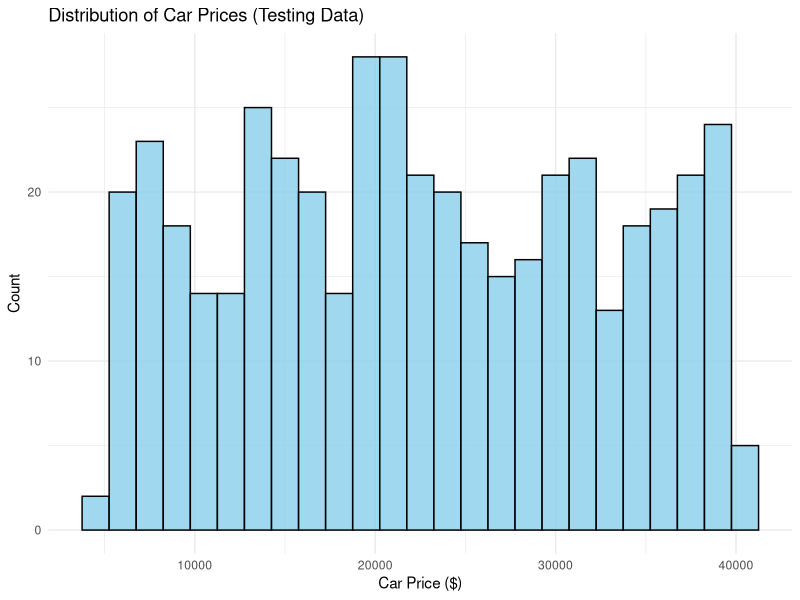
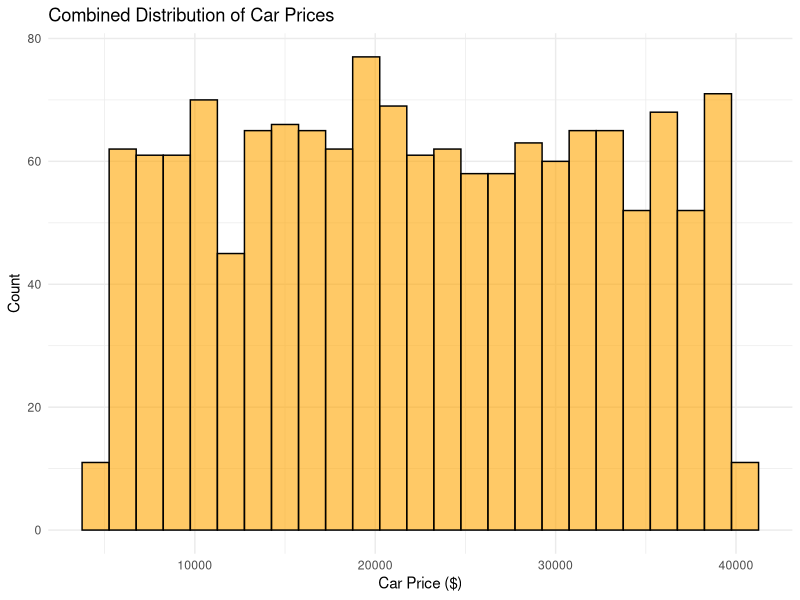
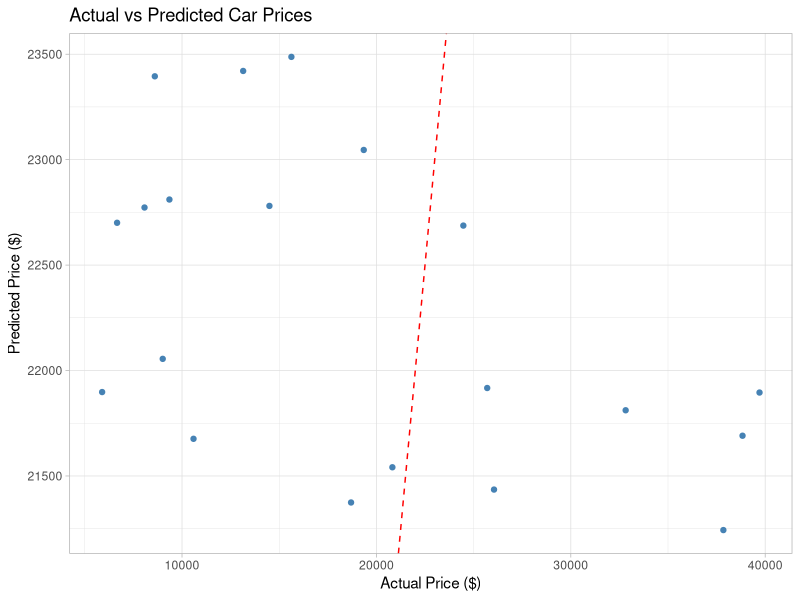

The R script that drew these images, in order:
# Load required libraries
library(ggplot2)
library(dplyr)
library(tidyr)

# Set working directory and load datasets
# setwd("dir")  # Adjust as needed
set.seed(123)

# Create a mock training dataset
training_data <- data.frame(
  Price = round(runif(1000, 5000, 40000)),
  Mileage = round(runif(1000, 5000, 200000)),
  Age = sample(1:15, 1000, replace = TRUE),
  EngineSize = round(runif(1000, 1.0, 5.0), 1),
  BrandValue = sample(1:5, 1000, replace = TRUE)
)

# Create a mock testing dataset
testing_data <- data.frame(
  Price = round(runif(460, 5000, 40000)),
  Mileage = round(runif(460, 5000, 200000)),
  Age = sample(1:15, 460, replace = TRUE),
  EngineSize = round(runif(460, 1.0, 5.0), 1),
  BrandValue = sample(1:5, 460, replace = TRUE)
)

# Check structure of the dataset
str(testing_data)

# Summary statistics for car price
price_stats <- testing_data %>%
  summarise(
    Minimum = min(Price, na.rm = TRUE),
    Maximum = max(Price, na.rm = TRUE),
    Mean = mean(Price, na.rm = TRUE),
    Median = median(Price, na.rm = TRUE),
    SD = sd(Price, na.rm = TRUE)
  )

print("Summary Statistics for Car Price (Testing Data):")
print(price_stats)

# Histogram for car price distribution
hist_car_prices <- ggplot(testing_data, aes(x = Price)) +
  geom_histogram(binwidth = 1500, fill = "skyblue", color = "black", alpha = 0.8) +
  labs(title = "Distribution of Car Prices (Testing Data)",
       x = "Car Price ($)", y = "Count") +
  theme_minimal()
print(hist_car_prices)

# Combine training and testing for visualization
combined_data <- bind_rows(training_data, testing_data)

hist_combined <- ggplot(combined_data, aes(x = Price)) +
  geom_histogram(binwidth = 1500, fill = "orange", color = "black", alpha = 0.6) +
  labs(title = "Combined Distribution of Car Prices",
       x = "Car Price ($)", y = "Count") +
  theme_minimal()
print(hist_combined)

# Build linear regression model
training_data_clean <- training_data %>% drop_na()
lm_model <- lm(Price ~ ., data = training_data_clean)

# Model summary
print(summary(lm_model))

# Predict on test data (first 20 rows with complete cases)
testing_data_clean <- testing_data %>% drop_na()
testing_subset <- head(testing_data_clean, 20)

predicted <- predict(lm_model, newdata = testing_subset)

# Compare actual vs predicted
results <- data.frame(
  Actual = testing_subset$Price,
  Predicted = predicted,
  Error = testing_subset$Price - predicted,
  Percent_Error = 100 * abs(testing_subset$Price - predicted) / testing_subset$Price
)

print("Prediction Results:")
print(results)

# Compute RMSE and MAPE
rmse <- sqrt(mean(results$Error^2))
mape <- mean(results$Percent_Error)

cat("Root Mean Squared Error (RMSE):", rmse, "\n")
cat("Mean Absolute Percentage Error (MAPE):", mape, "%\n")

# Scatter plot for actual vs predicted
ggplot(results, aes(x = Actual, y = Predicted)) +
  geom_point(color = "steelblue") +
  geom_abline(slope = 1, intercept = 0, linetype = "dashed", color = "red") +
  labs(title = "Actual vs Predicted Car Prices",
       x = "Actual Price ($)", y = "Predicted Price ($)") +
  theme_light()
